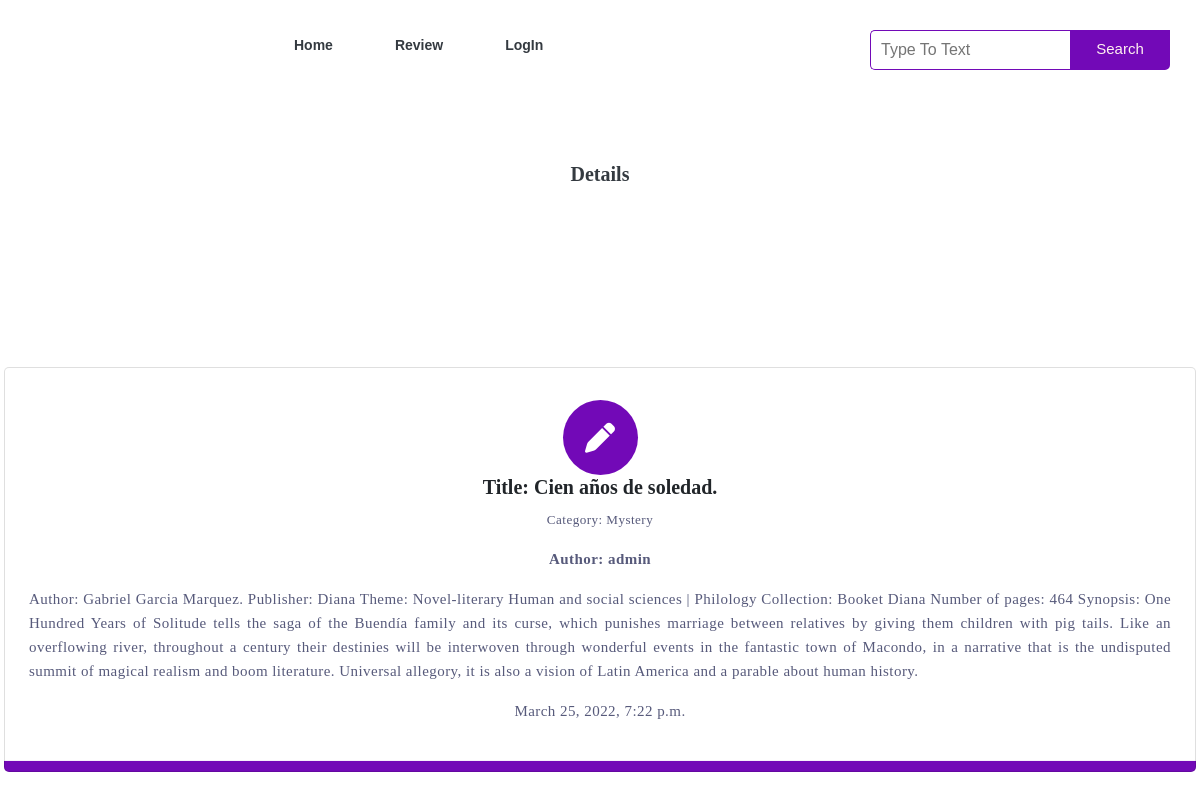
The app's page /posts/1/ with its own data.
### posts/models.py (models this page shows, shortened)
class Post(models.Model):
    title = models.CharField(max_length=128)
    author = models.ForeignKey(
        get_user_model(),
        on_delete=models.CASCADE
    )
    body = models.TextField()
    created_on = models.DateTimeField(auto_now_add=True)
    theme = models.ForeignKey(
        Theme,
        on_delete=models.CASCADE
    )

class Theme(models.Model):
    description = models.CharField(max_length=512)
    def __str__(self):
        return self.description

### posts/views.py (the view)
# urls.py: path('<int:pk>/', PostDetailView.as_view(), name='post_detail'),
class PostDetailView(DetailView):
    template_name = "posts/detail.html"
    model = Post

### templates/posts/detail.html (shortened to what this page needs)
{% extends 'base.html' %}
{% block content %}
<section>
            <h1>Details</h1>
        <div class="row">
            <div class="column" >
                <div class="card">
                    <div class="icon-wrapper">
                        <i class="fa-solid fa-pen"></i>
                    </div>
                    <h3 class="card-title text-dark">Title: {{ post.title }}</h3>
                    <p> <small>Category: {{post.theme}} </small></p>
                    <p><b> Author: {{ post.author }}</b></p>
                    <p class="p-detail">{{post.body}}</p>
                    <p class="p1-detail">{{ post.created_on }}</p>
                </div>
            </div>
        </div>
</section>
{% endblock content %}

### static/css/home.css (style rules this page uses)
* { padding: 0; margin: 0; box-sizing: border-box; font-family: Verdana; }
section { height: 100vh; width: 100%; display: grid; place-items: center; }
.row { display: flex; flex-wrap: wrap; }
.column { width: 100%; padding: 0 1em 1em 1em; text-align: center; }
.card { width: 100%; height: 100%; padding: 2em 1.5em; background: linear-gradient(#ffffff 50%, #7209b7 50%); background-size: 100% 200%; background-position: 0 2.5%; border-radius: 5px; box-shadow: e 0 35px Orgba (0, 0, 0, 0.12); cursor: pointer; }
h1 { font-size: 20px; font-weight: 600; color: #343a40; margin: lem 0; }
p { color: #575a7b; font-size: 17px; line-height: 1.6; letter-spacing: 0.03em; }
.icon-wrapper { background-color: #7209b7; position: relative; margin: auto; font-size: 30px; height: 2.5em; width: 2.5em; color: #ffffff; border-radius: 50%; display: grid; place-items: center; transition: 0.5s; }

### static/css/base.css (style rules this page uses)
* { margin: 0; padding: 0; }

### static/css/listPosts.css (style rules this page uses)
* { padding: 0; margin: 0; box-sizing: border-box; font-family: Verdana; }
section { height: 100vh; width: 100%; display: grid; place-items: center; }
.row { display: flex; flex-wrap: wrap; }
.column { width: 100%; padding: 0 1em 1em 1em; text-align: center; }
.card { width: 100%; height: 100%; padding: 2em 1.5em; background: linear-gradient(#ffffff 50%, #7209b7 50%); background-size: 100% 200%; background-position: 0 2.5%; border-radius: 5px; box-shadow: e 0 35px Orgba (0, 0, 0, 0.12); cursor: pointer; }
h3 { font-size: 20px; font-weight: 600; color: #343a40; margin: lem 0; }
p { color: #575a7b; font-size: 15px; line-height: 1.6; letter-spacing: 0.03em; }
.icon-wrapper { background-color: #7209b7; position: relative; margin: auto; font-size: 30px; height: 2.5em; width: 2.5em; color: #ffffff; border-radius: 50%; display: grid; place-items: center; transition: 0.5s; }

### static/css/detail.css (style rules this page uses)
* { padding: 0; margin: 0; box-sizing: border-box; font-family: Verdana; }
section { height: 100vh; width: 100%; display: grid; place-items: center; }
.row { display: flex; flex-wrap: wrap; }
.column { width: 100%; padding: 0 1em 1em 1em; }
.card { width: 100%; height: 100%; padding: 2em 1.5em; background: linear-gradient(#ffffff 50%, #7209b7 50%); background-size: 100% 200%; background-position: 0 2.5%; border-radius: 5px; box-shadow: e 0 35px Orgba (0, 0, 0, 0.12); cursor: pointer; }
h3 { font-size: 20px; font-weight: 600; color: #343a40; margin: lem 0; }
.p-detail, p1-detail { color: #575a7b; font-size: 15px; line-height: 1.6; letter-spacing: 0.03em; text-align: justify; }
.icon-wrapper { background-color: #7209b7; position: relative; margin: auto; font-size: 30px; height: 2.5em; width: 2.5em; color: #ffffff; border-radius: 50%; display: grid; place-items: center; transition: 0.5s; }

### records on screen
Post: title "Cien años de soledad.", theme "Mystery", author "admin", body "Author: Gabriel Garcia Marquez. Publisher: Diana Theme: Novel-literary Human and social sciences | Philology Collection: Booket Diana Number of pages: 464 Synopsis: One Hundred Years of Solitude tells the saga of the Buendía family and its curse, which punishes marriage between relatives by giving them children with pig tails. Like an overflowing river, throughout a century their destinies will be interwoven through wonderful events in the fantastic town of Macondo, in a narrative that is the undisputed summit of magical realism and boom literature. Universal allegory, it is also a vision of Latin America and a parable about human history.", created_on "March 25, 2022, 7:22 p.m."
